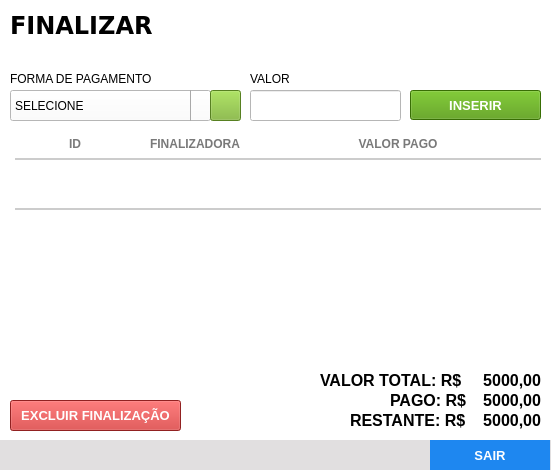
<?xml version="1.0" encoding="UTF-8"?>
<ui version="4.0">
 <class>Frame</class>
 <widget class="QFrame" name="Frame">
  <property name="geometry">
   <rect>
    <x>0</x>
    <y>0</y>
    <width>552</width>
    <height>471</height>
   </rect>
  </property>
  <property name="windowTitle">
   <string>Finalizar</string>
  </property>
  <property name="autoFillBackground">
   <bool>false</bool>
  </property>
  <property name="styleSheet">
   <string notr="true">background: #FFF;</string>
  </property>
  <widget class="QFrame" name="fr_titulo_servicos">
   <property name="geometry">
    <rect>
     <x>0</x>
     <y>0</y>
     <width>1051</width>
     <height>51</height>
    </rect>
   </property>
   <property name="styleSheet">
    <string notr="true"/>
   </property>
   <widget class="QLabel" name="lb_tituloClientes_2">
    <property name="geometry">
     <rect>
      <x>10</x>
      <y>10</y>
      <width>151</width>
      <height>30</height>
     </rect>
    </property>
    <property name="font">
     <font>
      <family>DejaVu Sans</family>
      <pointsize>18</pointsize>
      <weight>75</weight>
      <bold>true</bold>
     </font>
    </property>
    <property name="styleSheet">
     <string notr="true">color: rgb(0, 0, 0)</string>
    </property>
    <property name="text">
     <string>FINALIZAR</string>
    </property>
   </widget>
  </widget>
  <widget class="QTableWidget" name="tb_fin">
   <property name="geometry">
    <rect>
     <x>10</x>
     <y>130</y>
     <width>531</width>
     <height>231</height>
    </rect>
   </property>
   <property name="cursor" stdset="0">
    <cursorShape>PointingHandCursor</cursorShape>
   </property>
   <property name="focusPolicy">
    <enum>Qt::WheelFocus</enum>
   </property>
   <property name="styleSheet">
    <string notr="true">QTableView{
color: #797979;
font-weight: bold;
font-size: 13px;
background: #FFF;
padding: 0 0 0 5px;
}
QHeaderView:section{
background: #FFF;
padding: 5px 0 ;
font-size: 12px;
font-family: &quot;Arial&quot;;
font-weight: bold;
color: #797979;
border: none;
border-bottom: 2px solid #CCC;
text-transform: uppercase
}
QTableView::item {
border-bottom: 2px solid #CCC;
padding: 2px;
}

</string>
   </property>
   <property name="frameShape">
    <enum>QFrame::NoFrame</enum>
   </property>
   <property name="frameShadow">
    <enum>QFrame::Plain</enum>
   </property>
   <property name="autoScrollMargin">
    <number>20</number>
   </property>
   <property name="editTriggers">
    <set>QAbstractItemView::NoEditTriggers</set>
   </property>
   <property name="selectionMode">
    <enum>QAbstractItemView::NoSelection</enum>
   </property>
   <property name="selectionBehavior">
    <enum>QAbstractItemView::SelectRows</enum>
   </property>
   <property name="showGrid">
    <bool>false</bool>
   </property>
   <property name="gridStyle">
    <enum>Qt::NoPen</enum>
   </property>
   <property name="wordWrap">
    <bool>false</bool>
   </property>
   <property name="rowCount">
    <number>1</number>
   </property>
   <attribute name="horizontalHeaderDefaultSectionSize">
    <number>120</number>
   </attribute>
   <attribute name="horizontalHeaderHighlightSections">
    <bool>false</bool>
   </attribute>
   <attribute name="horizontalHeaderStretchLastSection">
    <bool>true</bool>
   </attribute>
   <attribute name="verticalHeaderVisible">
    <bool>false</bool>
   </attribute>
   <attribute name="verticalHeaderMinimumSectionSize">
    <number>20</number>
   </attribute>
   <attribute name="verticalHeaderDefaultSectionSize">
    <number>50</number>
   </attribute>
   <row>
    <property name="text">
     <string>1</string>
    </property>
   </row>
   <column>
    <property name="text">
     <string>ID</string>
    </property>
   </column>
   <column>
    <property name="text">
     <string>FINALIZADORA</string>
    </property>
   </column>
   <column>
    <property name="text">
     <string>VALOR PAGO</string>
    </property>
   </column>
  </widget>
  <widget class="QFrame" name="fr_botoes">
   <property name="geometry">
    <rect>
     <x>-40</x>
     <y>440</y>
     <width>591</width>
     <height>30</height>
    </rect>
   </property>
   <property name="styleSheet">
    <string notr="true">background:#E1DFE0;
border: none;</string>
   </property>
   <widget class="QPushButton" name="bt_sair">
    <property name="geometry">
     <rect>
      <x>470</x>
      <y>0</y>
      <width>120</width>
      <height>30</height>
     </rect>
    </property>
    <property name="font">
     <font>
      <pointsize>10</pointsize>
      <weight>75</weight>
      <bold>true</bold>
     </font>
    </property>
    <property name="cursor">
     <cursorShape>PointingHandCursor</cursorShape>
    </property>
    <property name="focusPolicy">
     <enum>Qt::NoFocus</enum>
    </property>
    <property name="contextMenuPolicy">
     <enum>Qt::ActionsContextMenu</enum>
    </property>
    <property name="styleSheet">
     <string notr="true">QPushButton {
background-color: #1E87F0;
color: #FFF
 }
QPushButton:hover{
background-color: #40a286
}</string>
    </property>
    <property name="text">
     <string>SAIR</string>
    </property>
    <property name="iconSize">
     <size>
      <width>75</width>
      <height>35</height>
     </size>
    </property>
   </widget>
  </widget>
  <widget class="QLineEdit" name="tx_valor">
   <property name="geometry">
    <rect>
     <x>250</x>
     <y>90</y>
     <width>151</width>
     <height>31</height>
    </rect>
   </property>
   <property name="font">
    <font>
     <family>Arial</family>
    </font>
   </property>
   <property name="focusPolicy">
    <enum>Qt::ClickFocus</enum>
   </property>
   <property name="styleSheet">
    <string notr="true">QLineEdit {
color: #000
}
</string>
   </property>
   <property name="placeholderText">
    <string/>
   </property>
  </widget>
  <widget class="QComboBox" name="cb_pagamento">
   <property name="geometry">
    <rect>
     <x>10</x>
     <y>90</y>
     <width>201</width>
     <height>31</height>
    </rect>
   </property>
   <property name="focusPolicy">
    <enum>Qt::StrongFocus</enum>
   </property>
   <property name="styleSheet">
    <string notr="true">QComboBox{
background: #fff;
color: #000;
font: 13px &quot;Arial&quot; ;
text-transform: uppercase
}
QComboBox:Focus {
border: 1px solid red;
}
 QComboBox::drop-down {
     subcontrol-origin: padding;
     subcontrol-position: top right;
     width: 25px;
     border-left-width: 1px;
     border-left-color: darkgray;
     border-left-style: solid; /* just a single line */
     border-top-right-radius: 3px; /* same radius as the QComboBox */
     border-bottom-right-radius: 3px;
 }
QComboBox::down-arrow {
     image: url(&quot;Imagens/down.png&quot;);
 }
</string>
   </property>
   <item>
    <property name="text">
     <string>SELECIONE</string>
    </property>
   </item>
  </widget>
  <widget class="QLabel" name="label_8">
   <property name="geometry">
    <rect>
     <x>10</x>
     <y>70</y>
     <width>171</width>
     <height>17</height>
    </rect>
   </property>
   <property name="text">
    <string>FORMA DE PAGAMENTO</string>
   </property>
  </widget>
  <widget class="QPushButton" name="bt_add_finalizadora">
   <property name="geometry">
    <rect>
     <x>210</x>
     <y>90</y>
     <width>31</width>
     <height>31</height>
    </rect>
   </property>
   <property name="font">
    <font>
     <family>Arial</family>
     <pointsize>16</pointsize>
     <weight>75</weight>
     <bold>true</bold>
    </font>
   </property>
   <property name="styleSheet">
    <string notr="true">QPushButton{
background: #7AB32E;
color: #FFF
}
QPushButton:hover{
background-color: #40a286
}</string>
   </property>
   <property name="text">
    <string/>
   </property>
   <property name="icon">
    <iconset theme="add">
     <normaloff>../</normaloff>../</iconset>
   </property>
  </widget>
  <widget class="QLabel" name="label_9">
   <property name="geometry">
    <rect>
     <x>250</x>
     <y>70</y>
     <width>171</width>
     <height>17</height>
    </rect>
   </property>
   <property name="text">
    <string>VALOR</string>
   </property>
  </widget>
  <widget class="QPushButton" name="bt_inserir">
   <property name="geometry">
    <rect>
     <x>410</x>
     <y>90</y>
     <width>131</width>
     <height>30</height>
    </rect>
   </property>
   <property name="font">
    <font>
     <family>Tahoma</family>
     <pointsize>10</pointsize>
     <weight>75</weight>
     <bold>true</bold>
    </font>
   </property>
   <property name="cursor">
    <cursorShape>PointingHandCursor</cursorShape>
   </property>
   <property name="focusPolicy">
    <enum>Qt::NoFocus</enum>
   </property>
   <property name="contextMenuPolicy">
    <enum>Qt::ActionsContextMenu</enum>
   </property>
   <property name="styleSheet">
    <string notr="true">QPushButton {
	background-color: rgb(78, 154, 6);
color: #FFF
 }
QPushButton:hover{
	background-color: #40a286
}</string>
   </property>
   <property name="text">
    <string>INSERIR</string>
   </property>
   <property name="iconSize">
    <size>
     <width>75</width>
     <height>35</height>
    </size>
   </property>
  </widget>
  <widget class="QLabel" name="lb_descontos">
   <property name="geometry">
    <rect>
     <x>720</x>
     <y>440</y>
     <width>71</width>
     <height>21</height>
    </rect>
   </property>
   <property name="font">
    <font>
     <family>Liberation Sans</family>
     <pointsize>12</pointsize>
     <weight>75</weight>
     <bold>true</bold>
    </font>
   </property>
   <property name="layoutDirection">
    <enum>Qt::LeftToRight</enum>
   </property>
   <property name="styleSheet">
    <string notr="true">color: rgb(0, 0, 0)</string>
   </property>
   <property name="text">
    <string>5000,00</string>
   </property>
   <property name="alignment">
    <set>Qt::AlignRight|Qt::AlignTrailing|Qt::AlignVCenter</set>
   </property>
  </widget>
  <widget class="QLabel" name="lb_valor_parcial">
   <property name="geometry">
    <rect>
     <x>720</x>
     <y>420</y>
     <width>71</width>
     <height>21</height>
    </rect>
   </property>
   <property name="font">
    <font>
     <family>Liberation Sans</family>
     <pointsize>12</pointsize>
     <weight>75</weight>
     <bold>true</bold>
    </font>
   </property>
   <property name="layoutDirection">
    <enum>Qt::LeftToRight</enum>
   </property>
   <property name="styleSheet">
    <string notr="true">color: rgb(0, 0, 0)</string>
   </property>
   <property name="text">
    <string>5000,00</string>
   </property>
   <property name="alignment">
    <set>Qt::AlignRight|Qt::AlignTrailing|Qt::AlignVCenter</set>
   </property>
  </widget>
  <widget class="QLabel" name="lb_tituloClientes_6">
   <property name="geometry">
    <rect>
     <x>570</x>
     <y>460</y>
     <width>141</width>
     <height>21</height>
    </rect>
   </property>
   <property name="font">
    <font>
     <family>Liberation Sans</family>
     <pointsize>12</pointsize>
     <weight>75</weight>
     <bold>true</bold>
    </font>
   </property>
   <property name="styleSheet">
    <string notr="true">color: rgb(0, 0, 0)</string>
   </property>
   <property name="text">
    <string>VALOR TOTAL: R$ </string>
   </property>
  </widget>
  <widget class="QLabel" name="lb_tituloClientes_7">
   <property name="geometry">
    <rect>
     <x>580</x>
     <y>440</y>
     <width>131</width>
     <height>21</height>
    </rect>
   </property>
   <property name="font">
    <font>
     <family>Liberation Sans</family>
     <pointsize>12</pointsize>
     <weight>75</weight>
     <bold>true</bold>
    </font>
   </property>
   <property name="styleSheet">
    <string notr="true">color: rgb(0, 0, 0);
margin-left: 30pt;</string>
   </property>
   <property name="text">
    <string>DESCONTOS: R$ </string>
   </property>
  </widget>
  <widget class="QLabel" name="lb_valor_total">
   <property name="geometry">
    <rect>
     <x>720</x>
     <y>460</y>
     <width>71</width>
     <height>21</height>
    </rect>
   </property>
   <property name="font">
    <font>
     <family>Liberation Sans</family>
     <pointsize>12</pointsize>
     <weight>75</weight>
     <bold>true</bold>
    </font>
   </property>
   <property name="layoutDirection">
    <enum>Qt::LeftToRight</enum>
   </property>
   <property name="styleSheet">
    <string notr="true">color: rgb(0, 0, 0)</string>
   </property>
   <property name="text">
    <string>5000,00</string>
   </property>
   <property name="alignment">
    <set>Qt::AlignRight|Qt::AlignTrailing|Qt::AlignVCenter</set>
   </property>
  </widget>
  <widget class="QLabel" name="lb_pago">
   <property name="geometry">
    <rect>
     <x>470</x>
     <y>390</y>
     <width>71</width>
     <height>21</height>
    </rect>
   </property>
   <property name="font">
    <font>
     <family>Liberation Sans</family>
     <pointsize>12</pointsize>
     <weight>75</weight>
     <bold>true</bold>
    </font>
   </property>
   <property name="layoutDirection">
    <enum>Qt::LeftToRight</enum>
   </property>
   <property name="styleSheet">
    <string notr="true">color: rgb(0, 0, 0)</string>
   </property>
   <property name="text">
    <string>5000,00</string>
   </property>
   <property name="alignment">
    <set>Qt::AlignRight|Qt::AlignTrailing|Qt::AlignVCenter</set>
   </property>
  </widget>
  <widget class="QLabel" name="lb_tituloClientes_8">
   <property name="geometry">
    <rect>
     <x>320</x>
     <y>370</y>
     <width>141</width>
     <height>21</height>
    </rect>
   </property>
   <property name="font">
    <font>
     <family>Liberation Sans</family>
     <pointsize>12</pointsize>
     <weight>75</weight>
     <bold>true</bold>
    </font>
   </property>
   <property name="styleSheet">
    <string notr="true">color: rgb(0, 0, 0)</string>
   </property>
   <property name="text">
    <string>VALOR TOTAL: R$ </string>
   </property>
  </widget>
  <widget class="QLabel" name="lb_total">
   <property name="geometry">
    <rect>
     <x>470</x>
     <y>370</y>
     <width>71</width>
     <height>21</height>
    </rect>
   </property>
   <property name="font">
    <font>
     <family>Liberation Sans</family>
     <pointsize>12</pointsize>
     <weight>75</weight>
     <bold>true</bold>
    </font>
   </property>
   <property name="layoutDirection">
    <enum>Qt::LeftToRight</enum>
   </property>
   <property name="styleSheet">
    <string notr="true">color: rgb(0, 0, 0)</string>
   </property>
   <property name="text">
    <string>5000,00</string>
   </property>
   <property name="alignment">
    <set>Qt::AlignRight|Qt::AlignTrailing|Qt::AlignVCenter</set>
   </property>
  </widget>
  <widget class="QLabel" name="lb_tituloClientes_9">
   <property name="geometry">
    <rect>
     <x>350</x>
     <y>410</y>
     <width>121</width>
     <height>21</height>
    </rect>
   </property>
   <property name="font">
    <font>
     <family>Liberation Sans</family>
     <pointsize>12</pointsize>
     <weight>75</weight>
     <bold>true</bold>
    </font>
   </property>
   <property name="styleSheet">
    <string notr="true">color: rgb(0, 0, 0)</string>
   </property>
   <property name="text">
    <string>RESTANTE: R$</string>
   </property>
  </widget>
  <widget class="QLabel" name="lb_tituloClientes_10">
   <property name="geometry">
    <rect>
     <x>390</x>
     <y>390</y>
     <width>81</width>
     <height>21</height>
    </rect>
   </property>
   <property name="font">
    <font>
     <family>Liberation Sans</family>
     <pointsize>12</pointsize>
     <weight>75</weight>
     <bold>true</bold>
    </font>
   </property>
   <property name="styleSheet">
    <string notr="true">color: rgb(0, 0, 0);
margin-left: 30pt;</string>
   </property>
   <property name="text">
    <string>PAGO: R$</string>
   </property>
  </widget>
  <widget class="QLabel" name="lb_restante">
   <property name="geometry">
    <rect>
     <x>470</x>
     <y>410</y>
     <width>71</width>
     <height>21</height>
    </rect>
   </property>
   <property name="font">
    <font>
     <family>Liberation Sans</family>
     <pointsize>12</pointsize>
     <weight>75</weight>
     <bold>true</bold>
    </font>
   </property>
   <property name="layoutDirection">
    <enum>Qt::LeftToRight</enum>
   </property>
   <property name="styleSheet">
    <string notr="true">color: rgb(0, 0, 0)</string>
   </property>
   <property name="text">
    <string>5000,00</string>
   </property>
   <property name="alignment">
    <set>Qt::AlignRight|Qt::AlignTrailing|Qt::AlignVCenter</set>
   </property>
  </widget>
  <widget class="QPushButton" name="bt_excluir">
   <property name="geometry">
    <rect>
     <x>10</x>
     <y>400</y>
     <width>171</width>
     <height>31</height>
    </rect>
   </property>
   <property name="font">
    <font>
     <family>Liberation Sans</family>
     <pointsize>10</pointsize>
     <weight>75</weight>
     <bold>true</bold>
    </font>
   </property>
   <property name="cursor">
    <cursorShape>PointingHandCursor</cursorShape>
   </property>
   <property name="focusPolicy">
    <enum>Qt::NoFocus</enum>
   </property>
   <property name="contextMenuPolicy">
    <enum>Qt::ActionsContextMenu</enum>
   </property>
   <property name="styleSheet">
    <string notr="true">QPushButton {
	background-color: rgb(203, 46, 46);
color: #FFF
 }
QPushButton:hover{
	background-color: rgb(253, 99, 99);
}</string>
   </property>
   <property name="text">
    <string>EXCLUIR FINALIZAÇÃO</string>
   </property>
   <property name="iconSize">
    <size>
     <width>75</width>
     <height>35</height>
    </size>
   </property>
  </widget>
 </widget>
 <resources/>
 <connections/>
</ui>
